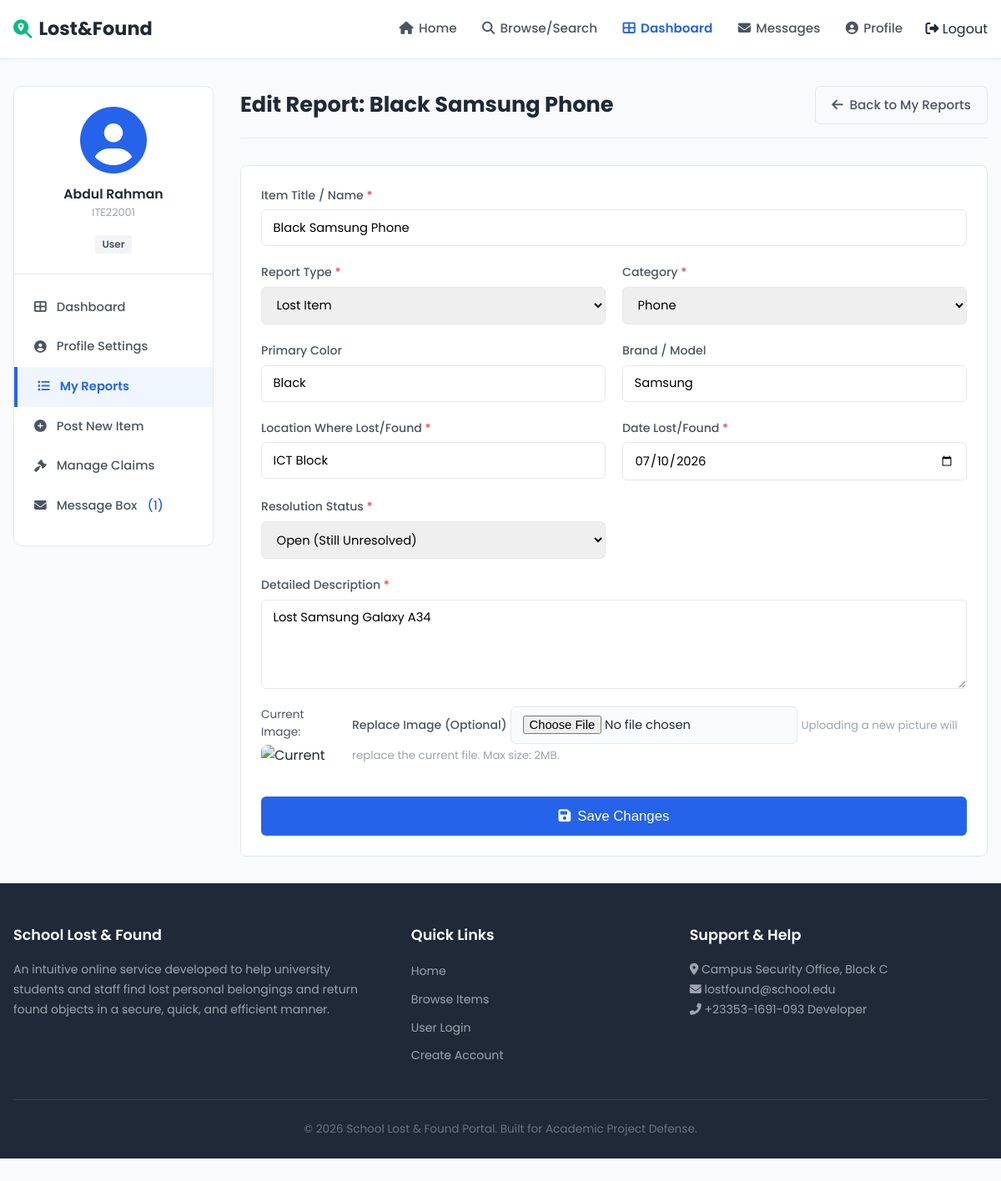
Screenshot of /user/edit-item.php?id=1 (signed in) with the database file from the repository.
### tables this page shows
CREATE TABLE items (
    id INT AUTO_INCREMENT PRIMARY KEY,
    user_id INT NOT NULL,
    category_id INT NOT NULL,
    title VARCHAR(150) NOT NULL,
    description TEXT NOT NULL,
    item_type ENUM('Lost','Found') NOT NULL,
    color VARCHAR(50),
    brand VARCHAR(100),
    location VARCHAR(150) NOT NULL,
    date_lost_found DATE NOT NULL,
    image VARCHAR(255) DEFAULT 'default-item.png',
    status ENUM('Open','Claimed','Returned') DEFAULT 'Open',
    created_at TIMESTAMP DEFAULT CURRENT_TIMESTAMP,
    updated_at TIMESTAMP DEFAULT CURRENT_TIMESTAMP ON UPDATE CURRENT_TIMESTAMP,
    CONSTRAINT fk_items_user FOREIGN KEY (user_id) REFERENCES users(id) ON DELETE CASCADE,
    CONSTRAINT fk_items_category FOREIGN KEY (category_id) REFERENCES categories(id) ON DELETE RESTRICT
);

CREATE TABLE categories (
    id INT AUTO_INCREMENT PRIMARY KEY,
    category_name VARCHAR(100) NOT NULL UNIQUE,
    description TEXT,
    created_at TIMESTAMP DEFAULT CURRENT_TIMESTAMP
);

### includes/session.php (called while the page is built, shortened)
<?php
function get_logged_in_user() {
    if (isset($_SESSION['user_id'])) {
        return [
            'id' => $_SESSION['user_id'],
            'name' => $_SESSION['user_name'],
            'email' => $_SESSION['user_email'],
            'role' => $_SESSION['user_role'],
            'id_card' => $_SESSION['user_id_card']
        ];
    }
    return null;
}
?>

### includes/functions.php (called while the page is built, shortened)
<?php
function get_count($conn, $query, $params = [], $types = '') {
    $stmt = mysqli_prepare($conn, $query);
    if ($stmt) {
        if (!empty($params)) {
            mysqli_stmt_bind_param($stmt, $types, ...$params);
        }
        mysqli_stmt_execute($stmt);
        $result = mysqli_stmt_get_result($stmt);
        $row = mysqli_fetch_row($result);
        return $row ? (int)$row[0] : 0;
    }
    return 0;
}
?>

### user/edit-item.php (the view, shortened to what this page needs)
<?php
require_once '../includes/db.php';
require_once '../includes/session.php';
require_once '../includes/functions.php';
$user = get_logged_in_user();
$user_id = $user['id'];
$item_id = isset($_GET['id']) ? (int)$_GET['id'] : 0;
$verify_query = "SELECT * FROM items WHERE id = ? AND user_id = ?";
$stmt = mysqli_prepare($conn, $verify_query);
$item = null;
if ($stmt) {
    mysqli_stmt_bind_param($stmt, "ii", $item_id, $user_id);
    mysqli_stmt_execute($stmt);
    $result = mysqli_stmt_get_result($stmt);
    $item = mysqli_fetch_assoc($result);
}
$cat_query = "SELECT * FROM categories ORDER BY category_name ASC";
$cat_result = mysqli_query($conn, $cat_query);
$claims_count = get_count($conn, "SELECT COUNT(*) FROM claims c JOIN items i ON c.item_id = i.id WHERE i.user_id = ? AND c.owner_response = 'pending'", [$user_id], "i");
$unread_msg_count = get_count($conn, "SELECT COUNT(*) FROM messages WHERE receiver_id = ? AND is_read = 0", [$user_id], "i");
$base_path = "../";
include_once '../includes/header.php';
?>
<div class="dashboard-layout">
    <aside class="dash-sidebar">
        <div class="sidebar-profile">
            <i class="fas fa-user-circle text-blue" style="font-size: 5rem; margin-bottom: 0.75rem;"></i>
            <h4><?php echo htmlspecialchars($user['name']); ?></h4>
            <p><?php echo htmlspecialchars($user['id_card']); ?></p>
            <span class="badge-role mt-1"><?php echo ucfirst($user['role']); ?></span>
        </div>
        <nav class="sidebar-menu">
            <a href="dashboard.php" class="sidebar-link"><i class="fas fa-th-large"></i> Dashboard</a>
            <a href="profile.php" class="sidebar-link"><i class="fas fa-user-circle"></i> Profile Settings</a>
            <a href="my-items.php" class="sidebar-link active"><i class="fas fa-list-ul"></i> My Reports</a>
            <a href="add-item.php" class="sidebar-link"><i class="fas fa-plus-circle"></i> Post New Item</a>
            <a href="claims.php" class="sidebar-link"><i class="fas fa-gavel"></i> Manage Claims <?php echo $claims_count > 0 ? "<span class='text-green'>($claims_count)</span>" : ""; ?></a>
            <a href="messages.php" class="sidebar-link"><i class="fas fa-envelope"></i> Message Box <?php echo $unread_msg_count > 0 ? "<span class='text-blue'>($unread_msg_count)</span>" : ""; ?></a>
        </nav>
    </aside>
    <main class="dash-main">
        <div class="dash-header">
            <h2>Edit Report: <?php echo htmlspecialchars($item['title']); ?></h2>
            <a href="my-items.php" class="btn btn-outline"><i class="fas fa-arrow-left"></i> Back to My Reports</a>
        </div>
        <div class="spec-table-card">
            <form action="edit-item.php?id=<?php echo $item_id; ?>" method="POST" enctype="multipart/form-data" class="auth-form form-grid">
                <div class="form-group span-2">
                    <label for="title">Item Title / Name <span class="required">*</span></label>
                    <input type="text" id="title" name="title" required value="<?php echo isset($_POST['title']) ? htmlspecialchars($_POST['title']) : htmlspecialchars($item['title']); ?>">
                </div>
                <div class="form-group">
                    <label for="item_type">Report Type <span class="required">*</span></label>
                    <select id="item_type" name="item_type" required>
                        <option value="lost" <?php echo $item['item_type'] === 'lost' ? 'selected' : ''; ?>>Lost Item</option>
                    </select>
                </div>
                <div class="form-group">
                    <label for="category_id">Category <span class="required">*</span></label>
                    <select id="category_id" name="category_id" required>
                        <?php
                        mysqli_data_seek($cat_result, 0);
                        while ($cat = mysqli_fetch_assoc($cat_result)):
                        ?>
                            <option value="<?php echo $cat['id']; ?>" <?php echo (int)$item['category_id'] === (int)$cat['id'] ? 'selected' : ''; ?>>
                                <?php echo htmlspecialchars($cat['category_name']); ?>
                            </option>
                        <?php endwhile; ?>
                    </select>
                </div>
                <div class="form-group">
                    <label for="color">Primary Color</label>
                    <input type="text" id="color" name="color" value="<?php echo isset($_POST['color']) ? htmlspecialchars($_POST['color']) : htmlspecialchars($item['color']); ?>">
                </div>
                <div class="form-group">
                    <label for="brand">Brand / Model</label>
                    <input type="text" id="brand" name="brand" value="<?php echo isset($_POST['brand']) ? htmlspecialchars($_POST['brand']) : htmlspecialchars($item['brand']); ?>">
                </div>
                <div class="form-group">
                    <label for="location">Location Where Lost/Found <span class="required">*</span></label>
                    <input type="text" id="location" name="location" required value="<?php echo isset($_POST['location']) ? htmlspecialchars($_POST['location']) : htmlspecialchars($item['location']); ?>">
                </div>
                <div class="form-group">
                    <label for="date_lost_found">Date Lost/Found <span class="required">*</span></label>
                    <input type="date" id="date_lost_found" name="date_lost_found" required max="<?php echo date("Y-m-d"); ?>" value="<?php echo isset($_POST['date_lost_found']) ? htmlspecialchars($_POST['date_lost_found']) : htmlspecialchars($item['date_lost_found']); ?>">
                </div>
                <div class="form-group">
                    <label for="status">Resolution Status <span class="required">*</span></label>
                    <select id="status" name="status" required>
                        <option value="Open" <?php echo $item['status'] === 'Open' ? 'selected' : ''; ?>>Open (Still Unresolved)</option>
                    </select>
                </div>
                <div class="form-group span-2">
                    <label for="description">Detailed Description <span class="required">*</span></label>
                    <textarea id="description" name="description" rows="4" required><?php echo isset($_POST['description']) ? htmlspecialchars($_POST['description']) : htmlspecialchars($item['description']); ?></textarea>
                </div>
                <div class="form-group span-2" style="display: flex; flex-direction: row; align-items: center; gap: 2rem;">
                    <div class="current-image-preview">
                        <p style="font-size: 0.85rem; color: #4b5563; margin-bottom: 0.25rem;">Current Image:</p>
                        <img src="<?php echo $base_path; ?>assets/uploads/<?php echo $item['image']; ?>" alt="Current" class="table-thumbnail" style="width: 100px; height: 100px; border-radius: 8px;" onerror="this.src='https://images.unsplash.com/photo-1553062407-98eeb64c6a62?auto=format&fit=crop&q=80&w=100'">
                    </div>
                    <div style="flex-grow: 1;">
                        <label for="item_image">Replace Image (Optional)</label>
                        <input type="file" id="item_image" name="item_image" accept="image/*" class="file-input-styled">
                        <small class="text-muted">Uploading a new picture will replace the current file. Max size: 2MB.</small>
                    </div>
                </div>
                <div class="form-group span-2 flex-center">
                    <button type="submit" class="btn btn-primary btn-large btn-full mt-1">
                        <i class="fas fa-save"></i> Save Changes
                    </button>
                </div>
            </form>
        </div>
    </main>
</div>
<?php
include_once '../includes/footer.php';
?>

### includes/header.php (shortened to what this page needs)
<!DOCTYPE html>
<html lang="en">
<head>
    <link rel="stylesheet" href="https://cdnjs.cloudflare.com/ajax/libs/font-awesome/6.4.0/css/all.min.css">
    <link rel="stylesheet" href="<?php echo $base_path; ?>assets/css/style.css">
</head>
<body>
    <header class="main-navbar">
        <div class="nav-container">
            <a href="<?php echo $base_path; ?>index.php" class="nav-logo">
                <i class="fas fa-search-location text-green"></i>
                <span>Lost<span class="text-blue">&</span>Found</span>
            </a>
            <nav class="nav-menu">
                <a href="<?php echo $base_path; ?>index.php" class="nav-link"><i class="fas fa-home"></i> Home</a>
                <a href="<?php echo $base_path; ?>search.php" class="nav-link"><i class="fas fa-search"></i> Browse/Search</a>
                <?php if (isset($_SESSION['user_id'])): ?>
                    <?php if ($_SESSION['user_role'] === 'admin'): ?>
                        <a href="<?php echo $base_path; ?>admin/dashboard.php" class="nav-link nav-highlight"><i class="fas fa-tachometer-alt"></i> Admin Panel</a>
                    <?php else: ?>
                        <a href="<?php echo $base_path; ?>user/dashboard.php" class="nav-link nav-highlight"><i class="fas fa-th-large"></i> Dashboard</a>
                        <a href="<?php echo $base_path; ?>user/messages.php" class="nav-link"><i class="fas fa-envelope"></i> Messages</a>
                    <?php endif; ?>
                    <a href="<?php echo $base_path; ?>user/profile.php" class="nav-link"><i class="fas fa-user-circle"></i> Profile</a>
                    <a href="<?php echo $base_path; ?>logout.php" class="nav-btn"><i class="fas fa-sign-out-alt"></i> Logout</a>
                <?php else: ?>
                    <a href="<?php echo $base_path; ?>login.php" class="nav-link"><i class="fas fa-sign-in-alt"></i> Login</a>
                    <a href="<?php echo $base_path; ?>register.php" class="nav-btn "><i class="fas fa-user-plus"></i> Register</a>
                <?php endif; ?>
            </nav>
        </div>
    </header>
    <main class="page-container">

### includes/footer.php (shortened to what this page needs)
    </main>
    <footer class="main-footer">
        <div class="footer-grid">
            <div class="footer-about">
                <h4>School Lost & Found</h4>
                <p>An intuitive online service developed to help university students and staff find lost personal belongings and return found objects in a secure, quick, and efficient manner.</p>
            </div>
            <div class="footer-links">
                <h4>Quick Links</h4>
                <ul>
                    <li><a href="<?php echo $base_path; ?>index.php">Home</a></li>
                    <li><a href="<?php echo $base_path; ?>search.php">Browse Items</a></li>
                    <li><a href="<?php echo $base_path; ?>login.php">User Login</a></li>
                    <li><a href="<?php echo $base_path; ?>register.php">Create Account</a></li>
                </ul>
            </div>
            <div class="footer-contact">
                <h4>Support & Help</h4>
                <p><i class="fas fa-map-marker-alt"></i> Campus Security Office, Block C</p>
                <p><i class="fas fa-envelope"></i> lostfound@school.edu</p>
                <p><i class="fas fa-phone-alt"></i> +23353-1691-093 Developer</p>
            </div>
        </div>
        <div class="footer-bottom">
            <p>&copy; <?php echo date("Y"); ?> School Lost & Found Portal. Built for Academic Project Defense.</p>
        </div>
    </footer>
</body>
</html>

### rows the page displays
items: title "Black Samsung Phone", category_id "Phone", color "Black", brand "Samsung", location "ICT Block", date_lost_found "07/10/2026", status "Open (Still Unresolved)", description "Lost Samsung Galaxy A34"

### other values shown
$user['name'] "Abdul Rahman"
$user['id_card'] "ITE22001"
$user['role'] "User"
$unread_msg_count "1"
